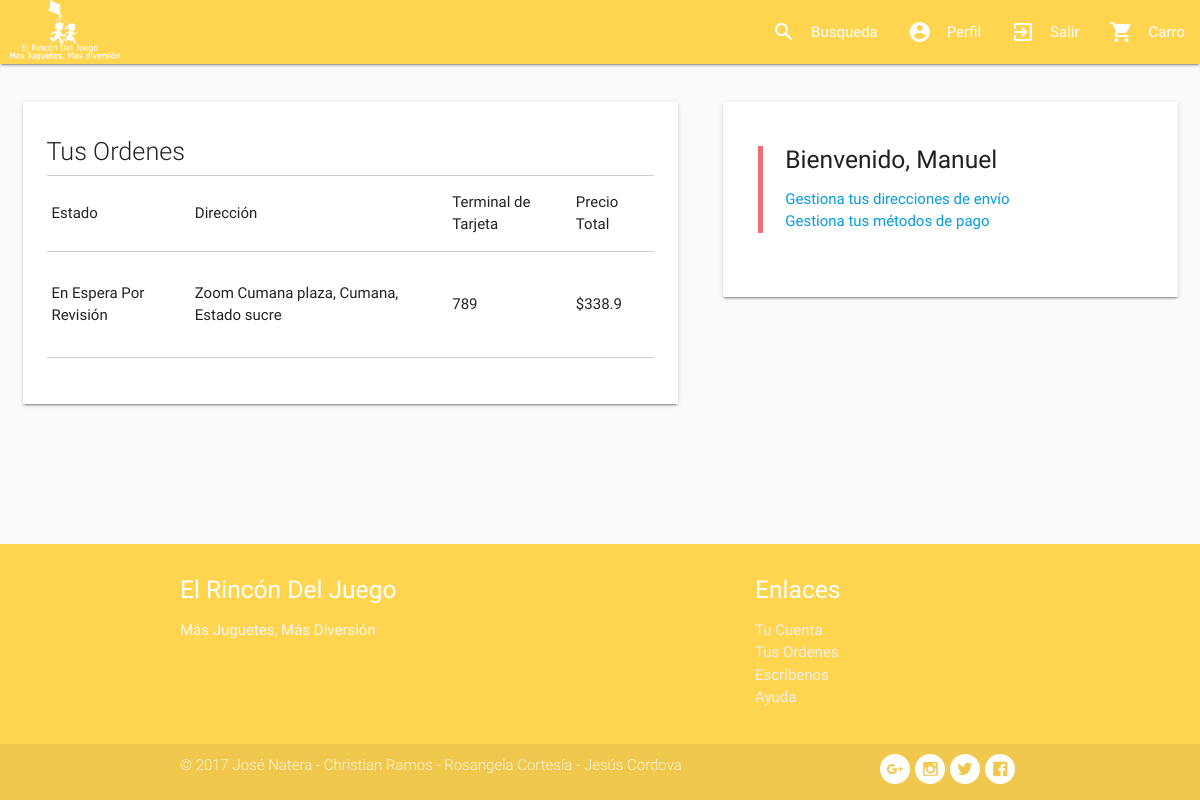
Page /orden-perfil.php (signed in) on the earlier database version.
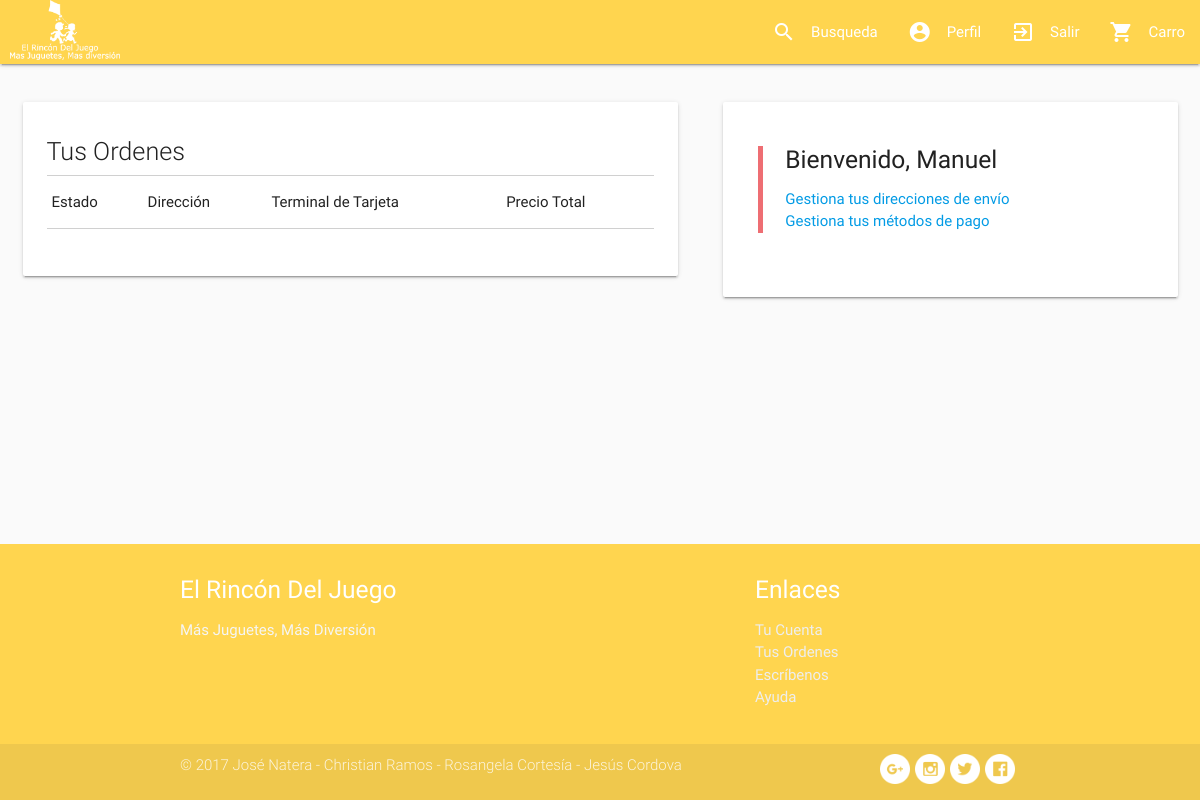
Same page on the later database version.
### tables this page shows
CREATE TABLE `venta` (
  `id` int(11) NOT NULL,
  `preciototal` varchar(500) DEFAULT NULL,
  `direccionEnvio` varchar(200) DEFAULT NULL,
  `metodoPago` varchar(50) DEFAULT NULL,
  `usuarioid` int(11) DEFAULT NULL
);

### php/lista-orden.php (the view, shortened to what this page needs)
<?php
    include_once("conexion.php");
    $sql = "SELECT * FROM `venta` WHERE `usuarioid` = '".$_SESSION['usuarioid']."'";
    $result= $mysqli->query($sql);
    while($row = mysqli_fetch_array($result)) {
                echo "<tr> ";
                echo "                            <td>";
                echo "                                    <p>";
                echo "En Espera Por Revisión";
                echo "                                    </p>";
                echo "                            </td>";
                echo "                            <td>";
                echo "                                <p class='card-number'>".$row['direccionEnvio']."</p>";
                echo "                            </td>";
                echo "                            <td>";
                echo "                                <p class='card-expire'>".$row['metodoPago']."</p>";
                echo "                            </td>";
                echo "                            <td>";
                echo "                                <p class='card-expire'>$".$row['preciototal']."</p>";
                echo "                            </td>";
                echo "                        </tr>";
        }
?>

Differences in the rows shown:
removed venta: direccionEnvio "Zoom Cumana plaza, Cumana, Estado sucre", metodoPago "789", preciototal "338.9"
